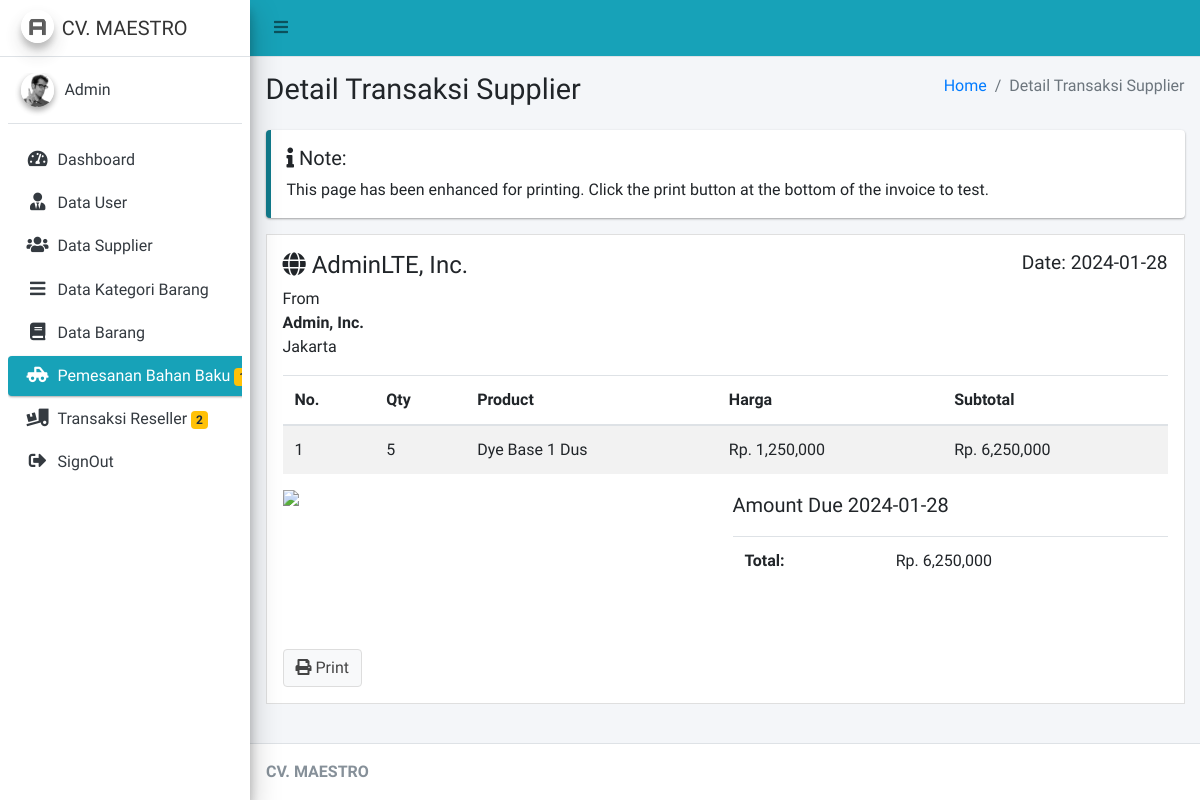
The page /Admin/cTransaksi/detail_transaksi/144 (signed in) on the database its author committed.
### tables this page shows
CREATE TABLE `po_bb` (
  `id_po_bb` int(11) NOT NULL,
  `id_user` int(11) NOT NULL,
  `id_supplier` int(11) NOT NULL,
  `tgl_transaksi` varchar(15) NOT NULL,
  `total_bayar` varchar(15) NOT NULL,
  `stat_bayar` int(11) NOT NULL,
  `bukti_bayar` text NOT NULL,
  `status_order` int(11) NOT NULL,
  `alamat_pengiriman` text NOT NULL
);

CREATE TABLE `po_dbb` (
  `id_po_dbb` int(11) NOT NULL,
  `id_po_bb` int(11) NOT NULL,
  `id_jenis` int(11) NOT NULL,
  `qty` int(11) NOT NULL
);

CREATE TABLE `jenis_barang` (
  `id_jenis` int(11) NOT NULL,
  `id_kategori` int(11) NOT NULL,
  `id_supplier` int(11) NOT NULL,
  `nama_barang` varchar(125) NOT NULL,
  `deskripsi` text NOT NULL,
  `satuan` varchar(15) NOT NULL,
  `harga_supplier` varchar(20) DEFAULT NULL,
  `stok_supplier` int(11) DEFAULT NULL,
  `harga_gudang` varchar(20) DEFAULT NULL,
  `stok_gudang` int(11) DEFAULT NULL,
  `stok_minimal` int(11) NOT NULL,
  `gambar` text NOT NULL,
  `type` int(11) NOT NULL
);

### application/controllers/Admin/cTransaksi.php (called while the page is built, shortened)
<?php
class cTransaksi extends CI_Controller
{
	public function __construct()
	{
		$this->load->model('mTransaksi');
		$this->load->model('mSupplier');
	}
	public function detail_transaksi($id)
	{
		$data = array(
			'transaksi' => $this->mTransaksi->detail_transaksi($id)
		);
		$this->load->view('Admin/Layout/head');
		$this->load->view('Admin/Layout/aside');
		$this->load->view('Admin/TransaksiSupplier/vDetailTransaksi', $data);
		$this->load->view('Admin/Layout/footer');
	}
}

### index.php (called while the page is built, shortened)
<?php
require_once BASEPATH.'core/CodeIgniter.php';

### application/models/mTransaksi.php (called while the page is built, shortened)
<?php
class mTransaksi extends CI_Model
{
	public function detail_transaksi($id)
	{
		$data['transaksi'] = $this->db->query("SELECT * FROM `po_bb` WHERE id_po_bb='" . $id . "'")->row();
		$data['detail'] = $this->db->query("SELECT * FROM `po_bb` JOIN po_dbb ON po_bb.id_po_bb=po_dbb.id_po_bb JOIN jenis_barang ON po_dbb.id_jenis=jenis_barang.id_jenis WHERE po_bb.id_po_bb='" . $id . "'")->result();
		return $data;
	}
}

### application/views/Admin/TransaksiSupplier/vDetailTransaksi.php (the view, shortened to what this page needs)
<div class="content-wrapper">
	<section class="content-header">
		<div class="container-fluid">
			<div class="row mb-2">
				<div class="col-sm-6">
					<h1>Detail Transaksi Supplier</h1>
				</div>
				<div class="col-sm-6">
					<ol class="breadcrumb float-sm-right">
						<li class="breadcrumb-item"><a href="#">Home</a></li>
						<li class="breadcrumb-item active">Detail Transaksi Supplier</li>
					</ol>
				</div>
			</div>
		</div>
	</section>
	<section class="content">
		<div class="container-fluid">
			<div class="row">
				<div class="col-12">
					<div class="callout callout-info">
						<h5><i class="fas fa-info"></i> Note:</h5>
						This page has been enhanced for printing. Click the print button at the bottom of the invoice to test.
					</div>
					<div class="invoice p-3 mb-3">
						<div class="row">
							<div class="col-12">
								<h4>
									<i class="fas fa-globe"></i> AdminLTE, Inc.
									<small class="float-right">Date: <?= date('Y-m-d') ?></small>
								</h4>
							</div>
						</div>
						<div class="row invoice-info">
							<div class="col-sm-4 invoice-col">
								From
								<address>
									<strong>Admin, Inc.</strong><br>
									<?= $transaksi['transaksi']->alamat_pengiriman ?><br>
								</address>
							</div>
						</div>
						<div class="row">
							<div class="col-12 table-responsive">
								<table class="table table-striped">
									<thead>
										<tr>
											<th>No.</th>
											<th>Qty</th>
											<th>Product</th>
											<th>Harga</th>
											<th>Subtotal</th>
										</tr>
									</thead>
									<tbody>
										<?php
										$no = 1;
										foreach ($transaksi['detail'] as $key => $value) {
										?>
											<tr>
												<td><?= $no++ ?></td>
												<td><?= $value->qty ?></td>
												<td><?= $value->nama_barang ?></td>
												<td>Rp. <?= number_format($value->harga_supplier)  ?></td>
												<td>Rp. <?= number_format($value->harga_supplier * $value->qty)  ?></td>
											</tr>
										<?php
										}
										?>
									</tbody>
								</table>
							</div>
						</div>
						<div class="row">
							<div class="col-6">
								<?php
								if ($transaksi['transaksi']->stat_bayar == '0' && $transaksi['transaksi']->status_order != '9') {
								?>
									<?php echo form_open_multipart('Admin/cTransaksi/bayar/' . $transaksi['transaksi']->id_po_bb); ?>
									<label>Pembayaran</label>
									<input type="file" name="bayar" class="form-control">
									<button type="submit" class="btn btn-success mt-3"><i class="far fa-credit-card"></i> Submit
										Payment
									</button>
									</form>
								<?php
								} else {
								?>
									<img class="mb-5" style="width: 150px;" src="<?= base_url('asset/pembayaran/' . $transaksi['transaksi']->bukti_bayar)  ?>">
								<?php
								}
								?>
							</div>
							<div class="col-6">
								<p class="lead">Amount Due <?= date('Y-m-d') ?></p>
								<div class="table-responsive">
									<table class="table">
										<tr>
											<th>Total:</th>
											<td>Rp. <?= number_format($transaksi['transaksi']->total_bayar)  ?></td>
										</tr>
									</table>
								</div>
							</div>
						</div>
						<div class="row no-print">
							<div class="col-12">
								<button type="button" onclick="window.print()" class="btn btn-default mt-5"><i class="fas fa-print"></i> Print</button>
							</div>
						</div>
					</div>
				</div>
			</div>
		</div>
	</section>
</div>

### rows shown on the page
po_bb: alamat_pengiriman "Jakarta", total_bayar "6,250,000"
po_dbb: qty "5", id_jenis.nama_barang "Dye Base 1 Dus", id_jenis.harga_supplier "1,250,000", $value->harga_supplier * $value->qty "6,250,000"

### other values the page prints
$data->jml "2"
